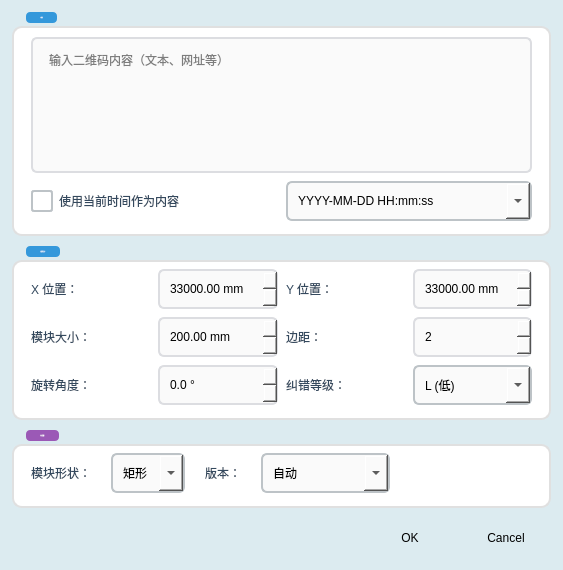
<?xml version="1.0" encoding="UTF-8"?>
<ui version="4.0">
 <class>QRCodeDialogClass</class>
 <widget class="QDialog" name="QRCodeDialogClass">
  <property name="geometry">
   <rect>
    <x>0</x>
    <y>0</y>
    <width>563</width>
    <height>570</height>
   </rect>
  </property>
  <property name="windowTitle">
   <string>二维码生成</string>
  </property>
  <property name="windowIcon">
   <iconset resource="../OCRdemo.qrc">
    <normaloff>:/PNG/Resources/PNG/BCPF.png</normaloff>:/PNG/Resources/PNG/BCPF.png</iconset>
  </property>
  <property name="styleSheet">
   <string notr="true">background-color:rgb(220, 235, 240);</string>
  </property>
  <layout class="QVBoxLayout" name="mainLayout">
   <property name="spacing">
    <number>10</number>
   </property>
   <property name="leftMargin">
    <number>12</number>
   </property>
   <property name="topMargin">
    <number>12</number>
   </property>
   <property name="rightMargin">
    <number>12</number>
   </property>
   <property name="bottomMargin">
    <number>12</number>
   </property>
   <item>
    <widget class="QGroupBox" name="contentGroup">
     <property name="font">
      <font>
       <family>Microsoft YaHei</family>
       <pointsize>-1</pointsize>
       <italic>false</italic>
       <bold>true</bold>
      </font>
     </property>
     <property name="styleSheet">
      <string notr="true">QGroupBox{font: bold 14px &quot;Microsoft YaHei&quot;; color: #2c3e50; border: 2px solid #e0e0e0; border-radius: 10px; margin-top: 14px; padding-top: 18px; background: #ffffff;}
QGroupBox::title{subcontrol-origin: margin; left: 14px; padding: 4px 14px; background: #3498db; color: white; border-radius: 4px;}
QLineEdit{font: bold 12px &quot;Microsoft YaHei&quot;; padding: 8px 12px; border: 2px solid #dcdde1; border-radius: 6px; background: #fafafa; min-height: 32px;}
QLineEdit:focus{border-color: #3498db; background: #ffffff;}
QPlainTextEdit{font: bold 12px &quot;Microsoft YaHei&quot;; padding: 8px 12px; border: 2px solid #dcdde1; border-radius: 6px; background: #fafafa;}
QPlainTextEdit:focus{border-color: #3498db; background: #ffffff;}
QCheckBox{font: bold 12px &quot;Microsoft YaHei&quot;; color: #34495e; background: transparent; spacing: 6px;}
QCheckBox::indicator{width: 18px; height: 18px; border: 2px solid #bdc3c7; border-radius: 3px; background: #ffffff;}
QCheckBox::indicator:checked{background: #3498db; border-color: #2980b9;}</string>
     </property>
     <property name="title">
      <string>内容</string>
     </property>
     <layout class="QVBoxLayout" name="contentLayout">
      <property name="spacing">
       <number>8</number>
      </property>
      <property name="leftMargin">
       <number>16</number>
      </property>
      <property name="topMargin">
       <number>16</number>
      </property>
      <property name="rightMargin">
       <number>16</number>
      </property>
      <property name="bottomMargin">
       <number>12</number>
      </property>
      <item>
       <widget class="QPlainTextEdit" name="contentEdit">
        <property name="minimumSize">
         <size>
          <width>0</width>
          <height>60</height>
         </size>
        </property>
        <property name="placeholderText">
         <string>输入二维码内容（文本、网址等）</string>
        </property>
       </widget>
      </item>
      <item>
       <layout class="QHBoxLayout" name="timeRow">
        <item>
         <widget class="QCheckBox" name="timeModeCk">
          <property name="text">
           <string>使用当前时间作为内容</string>
          </property>
         </widget>
        </item>
        <item>
         <widget class="QComboBox" name="timeFormatCbx">
          <property name="styleSheet">
           <string notr="true">QComboBox{font: bold 12px &quot;Microsoft YaHei&quot;; padding: 4px 10px; border: 2px solid #bdc3c7; border-radius: 6px; background: #fafafa; min-height: 28px;}
QComboBox:focus{border-color: #3498db; background: #ffffff;}
QComboBox::drop-down{width: 24px;}</string>
          </property>
          <item>
           <property name="text">
            <string>YYYY-MM-DD HH:mm:ss</string>
           </property>
          </item>
          <item>
           <property name="text">
            <string>YYYY/MM/DD HH:mm</string>
           </property>
          </item>
          <item>
           <property name="text">
            <string>DD-MM-YYYY</string>
           </property>
          </item>
          <item>
           <property name="text">
            <string>HH:mm:ss</string>
           </property>
          </item>
         </widget>
        </item>
       </layout>
      </item>
     </layout>
    </widget>
   </item>
   <item>
    <widget class="QGroupBox" name="positionGroup">
     <property name="font">
      <font>
       <family>Microsoft YaHei</family>
       <pointsize>-1</pointsize>
       <italic>false</italic>
       <bold>true</bold>
      </font>
     </property>
     <property name="styleSheet">
      <string notr="true">QGroupBox{font: bold 14px &quot;Microsoft YaHei&quot;; color: #2c3e50; border: 2px solid #e0e0e0; border-radius: 10px; margin-top: 14px; padding-top: 18px; background: #ffffff;}
QGroupBox::title{subcontrol-origin: margin; left: 14px; padding: 4px 14px; background: #3498db; color: white; border-radius: 4px;}
QLabel{font: bold 12px &quot;Microsoft YaHei&quot;; color: #34495e; background: transparent;}
QDoubleSpinBox{font: bold 12px &quot;Microsoft YaHei&quot;; padding: 4px 8px; border: 2px solid #dcdde1; border-radius: 6px; background: #fafafa; min-height: 28px;}
QDoubleSpinBox:focus{border-color: #3498db; background: #ffffff;}
QComboBox{font: bold 12px &quot;Microsoft YaHei&quot;; padding: 4px 10px; border: 2px solid #bdc3c7; border-radius: 6px; background: #fafafa; min-height: 28px;}
QComboBox:focus{border-color: #3498db; background: #ffffff;}
QComboBox::drop-down{width: 24px;}
QSpinBox{font: bold 12px &quot;Microsoft YaHei&quot;; padding: 4px 8px; border: 2px solid #dcdde1; border-radius: 6px; background: #fafafa; min-height: 28px;}
QSpinBox:focus{border-color: #3498db; background: #ffffff;}</string>
     </property>
     <property name="title">
      <string>位置与尺寸</string>
     </property>
     <layout class="QGridLayout" name="posGrid">
      <property name="leftMargin">
       <number>16</number>
      </property>
      <property name="topMargin">
       <number>14</number>
      </property>
      <property name="rightMargin">
       <number>16</number>
      </property>
      <property name="bottomMargin">
       <number>12</number>
      </property>
      <property name="spacing">
       <number>8</number>
      </property>
      <item row="0" column="0">
       <widget class="QLabel" name="labelX">
        <property name="text">
         <string>X 位置：</string>
        </property>
       </widget>
      </item>
      <item row="0" column="1">
       <widget class="QDoubleSpinBox" name="posXSpb">
        <property name="suffix">
         <string> mm</string>
        </property>
        <property name="decimals">
         <number>2</number>
        </property>
        <property name="maximum">
         <double>65000.000000000000000</double>
        </property>
        <property name="value">
         <double>33000.000000000000000</double>
        </property>
       </widget>
      </item>
      <item row="0" column="2">
       <widget class="QLabel" name="labelY">
        <property name="text">
         <string>Y 位置：</string>
        </property>
       </widget>
      </item>
      <item row="0" column="3">
       <widget class="QDoubleSpinBox" name="posYSpb">
        <property name="suffix">
         <string> mm</string>
        </property>
        <property name="decimals">
         <number>2</number>
        </property>
        <property name="maximum">
         <double>65000.000000000000000</double>
        </property>
        <property name="value">
         <double>33000.000000000000000</double>
        </property>
       </widget>
      </item>
      <item row="1" column="0">
       <widget class="QLabel" name="labelSize">
        <property name="text">
         <string>模块大小：</string>
        </property>
       </widget>
      </item>
      <item row="1" column="1">
       <widget class="QDoubleSpinBox" name="moduleSizeSpb">
        <property name="suffix">
         <string> mm</string>
        </property>
        <property name="decimals">
         <number>2</number>
        </property>
        <property name="minimum">
         <double>0.100000000000000</double>
        </property>
        <property name="maximum">
         <double>500.000000000000000</double>
        </property>
        <property name="value">
         <double>200.000000000000000</double>
        </property>
       </widget>
      </item>
      <item row="1" column="2">
       <widget class="QLabel" name="labelMargin">
        <property name="text">
         <string>边距：</string>
        </property>
       </widget>
      </item>
      <item row="1" column="3">
       <widget class="QSpinBox" name="marginSpb">
        <property name="minimum">
         <number>0</number>
        </property>
        <property name="maximum">
         <number>10</number>
        </property>
        <property name="value">
         <number>2</number>
        </property>
       </widget>
      </item>
      <item row="2" column="0">
       <widget class="QLabel" name="labelRotate">
        <property name="text">
         <string>旋转角度：</string>
        </property>
       </widget>
      </item>
      <item row="2" column="1">
       <widget class="QDoubleSpinBox" name="rotateSpb">
        <property name="suffix">
         <string> °</string>
        </property>
        <property name="decimals">
         <number>1</number>
        </property>
        <property name="maximum">
         <double>360.000000000000000</double>
        </property>
       </widget>
      </item>
      <item row="2" column="2">
       <widget class="QLabel" name="labelEcc">
        <property name="text">
         <string>纠错等级：</string>
        </property>
       </widget>
      </item>
      <item row="2" column="3">
       <widget class="QComboBox" name="eccCbx">
        <item>
         <property name="text">
          <string>L (低)</string>
         </property>
        </item>
        <item>
         <property name="text">
          <string>M (中)</string>
         </property>
        </item>
        <item>
         <property name="text">
          <string>Q (较高)</string>
         </property>
        </item>
        <item>
         <property name="text">
          <string>H (高)</string>
         </property>
        </item>
       </widget>
      </item>
     </layout>
    </widget>
   </item>
   <item>
    <widget class="QGroupBox" name="styleGroup">
     <property name="font">
      <font>
       <family>Microsoft YaHei</family>
       <pointsize>-1</pointsize>
       <italic>false</italic>
       <bold>true</bold>
      </font>
     </property>
     <property name="styleSheet">
      <string notr="true">QGroupBox{font: bold 14px &quot;Microsoft YaHei&quot;; color: #2c3e50; border: 2px solid #e0e0e0; border-radius: 10px; margin-top: 14px; padding-top: 18px; background: #ffffff;}
QGroupBox::title{subcontrol-origin: margin; left: 14px; padding: 4px 14px; background: #9b59b6; color: white; border-radius: 4px;}
QLabel{font: bold 12px &quot;Microsoft YaHei&quot;; color: #34495e; background: transparent;}
QComboBox{font: bold 12px &quot;Microsoft YaHei&quot;; padding: 4px 10px; border: 2px solid #bdc3c7; border-radius: 6px; background: #fafafa; min-height: 28px;}
QComboBox:focus{border-color: #3498db; background: #ffffff;}
QComboBox::drop-down{width: 24px;}</string>
     </property>
     <property name="title">
      <string>样式设置</string>
     </property>
     <layout class="QHBoxLayout" name="styleLayout">
      <property name="spacing">
       <number>20</number>
      </property>
      <property name="leftMargin">
       <number>16</number>
      </property>
      <property name="topMargin">
       <number>14</number>
      </property>
      <property name="rightMargin">
       <number>16</number>
      </property>
      <property name="bottomMargin">
       <number>12</number>
      </property>
      <item>
       <widget class="QLabel" name="labelShape">
        <property name="text">
         <string>模块形状：</string>
        </property>
       </widget>
      </item>
      <item>
       <widget class="QComboBox" name="shapeCbx">
        <item>
         <property name="text">
          <string>矩形</string>
         </property>
        </item>
        <item>
         <property name="text">
          <string>点状</string>
         </property>
        </item>
       </widget>
      </item>
      <item>
       <widget class="QLabel" name="labelVersion">
        <property name="text">
         <string>版本：</string>
        </property>
       </widget>
      </item>
      <item>
       <widget class="QComboBox" name="versionCbx">
        <item>
         <property name="text">
          <string>自动</string>
         </property>
        </item>
        <item>
         <property name="text">
          <string>版本 1 (21x21)</string>
         </property>
        </item>
        <item>
         <property name="text">
          <string>版本 2 (25x25)</string>
         </property>
        </item>
        <item>
         <property name="text">
          <string>版本 3 (29x29)</string>
         </property>
        </item>
        <item>
         <property name="text">
          <string>版本 4 (33x33)</string>
         </property>
        </item>
        <item>
         <property name="text">
          <string>版本 5 (37x37)</string>
         </property>
        </item>
       </widget>
      </item>
      <item>
       <spacer name="styleSpacer">
        <property name="orientation">
         <enum>Qt::Orientation::Horizontal</enum>
        </property>
        <property name="sizeHint" stdset="0">
         <size>
          <width>40</width>
          <height>20</height>
         </size>
        </property>
       </spacer>
      </item>
     </layout>
    </widget>
   </item>
   <item>
    <widget class="QDialogButtonBox" name="buttonBox">
     <property name="minimumSize">
      <size>
       <width>0</width>
       <height>40</height>
      </size>
     </property>
     <property name="font">
      <font>
       <family>Microsoft YaHei</family>
       <pointsize>12</pointsize>
       <bold>true</bold>
      </font>
     </property>
     <property name="styleSheet">
      <string notr="true">QPushButton{font: bold 12px &quot;Microsoft YaHei&quot;; padding: 1px 20px; border-radius: 6px; min-width: 50px;}
QPushButton[text=&quot;OK&quot;], QPushButton[text=&quot;确定&quot;]{background: #3498db; color: white;}
QPushButton[text=&quot;OK&quot;]:hover, QPushButton[text=&quot;确定&quot;]:hover{background: #2980b9;}
QPushButton[text=&quot;Cancel&quot;], QPushButton[text=&quot;取消&quot;]{background: #95a5a6; color: white;}
QPushButton[text=&quot;Cancel&quot;]:hover, QPushButton[text=&quot;取消&quot;]:hover{background: #7f8c8d;}</string>
     </property>
     <property name="standardButtons">
      <set>QDialogButtonBox::StandardButton::Cancel|QDialogButtonBox::StandardButton::Ok</set>
     </property>
     <property name="centerButtons">
      <bool>false</bool>
     </property>
    </widget>
   </item>
  </layout>
 </widget>
 <resources>
  <include location="../OCRdemo.qrc"/>
 </resources>
 <connections/>
</ui>
